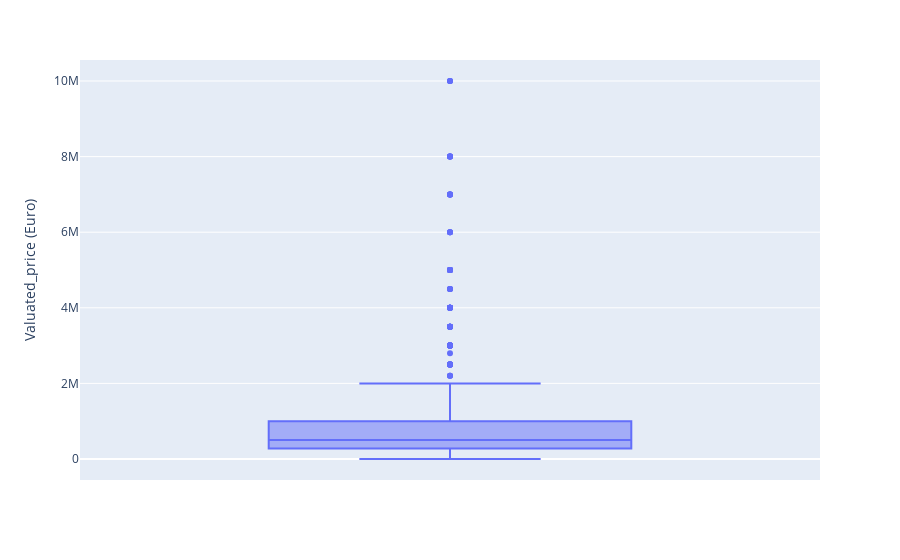

Here is the notebook cell this chart was saved with:
### Code cell
fig = px.box(goalkeepers_df, y = 'Valuated_price (Euro)')
fig.show()

### Figure 1 — Plotly figure (JSON) as saved in the notebook; plotly's stock layout.template omitted (floating-point values rounded to 4 significant figures; data arrays with more than 128 entries replaced by an {"elided": "..."} marker saying what was removed)
{"data": [{"alignmentgroup": "True", "hovertemplate": "Valuated_price (Euro)=%{y}<extra></extra>", "legendgroup": "", "marker": {"color": "#636efa"}, "name": "", "notched": false, "offsetgroup": "", "orientation": "v", "showlegend": false, "type": "box", "x0": " ", "xaxis": "x", "y": {"elided": "758 int values"}, "y0": " ", "yaxis": "y"}], "layout": {"boxmode": "group", "legend": {"tracegroupgap": 0}, "margin": {"t": 60}, "xaxis": {"anchor": "y", "domain": [0, 1]}, "yaxis": {"anchor": "x", "domain": [0, 1], "title": {"text": "Valuated_price (Euro)"}}}}
